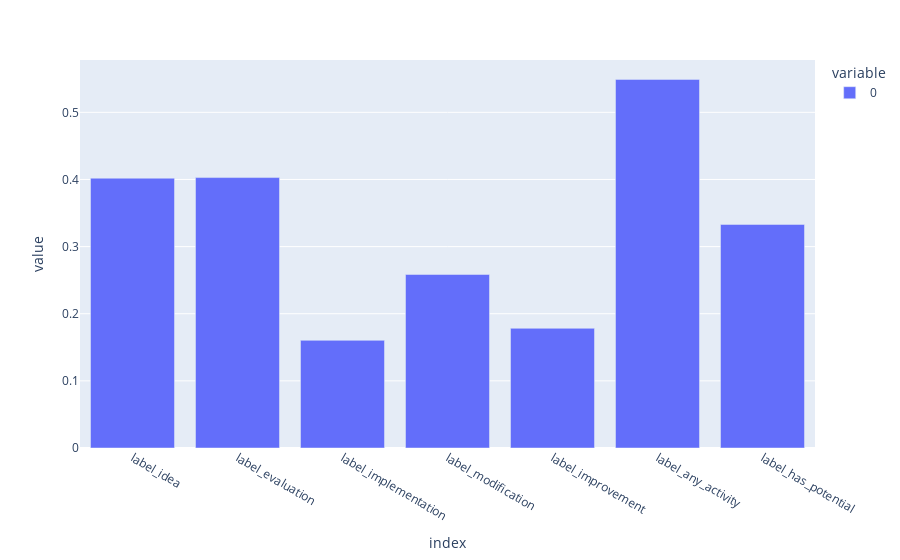

The code cell stored with this chart in its notebook:
### Code cell
label_stats.label_counts(normalize=True).plot(kind='bar')

### Figure 1 — Plotly figure (JSON) as saved in the notebook; plotly's stock layout.template omitted (floating-point values rounded to 4 significant figures)
{"data": [{"alignmentgroup": "True", "hovertemplate": "variable=0<br>index=%{x}<br>value=%{y}<extra></extra>", "legendgroup": "0", "marker": {"color": "#636efa", "pattern": {"shape": ""}}, "name": "0", "offsetgroup": "0", "orientation": "v", "showlegend": true, "textposition": "auto", "x": ["label_idea", "label_evaluation", "label_implementation", "label_modification", "label_improvement", "label_any_activity", "label_has_potential"], "xaxis": "x", "y": [0.4019, 0.4028, 0.1604, 0.2585, 0.1783, 0.5491, 0.333], "yaxis": "y", "type": "bar"}], "layout": {"xaxis": {"anchor": "y", "domain": [0.0, 1.0], "title": {"text": "index"}}, "yaxis": {"anchor": "x", "domain": [0.0, 1.0], "title": {"text": "value"}}, "legend": {"title": {"text": "variable"}, "tracegroupgap": 0}, "margin": {"t": 60}, "barmode": "relative"}}
